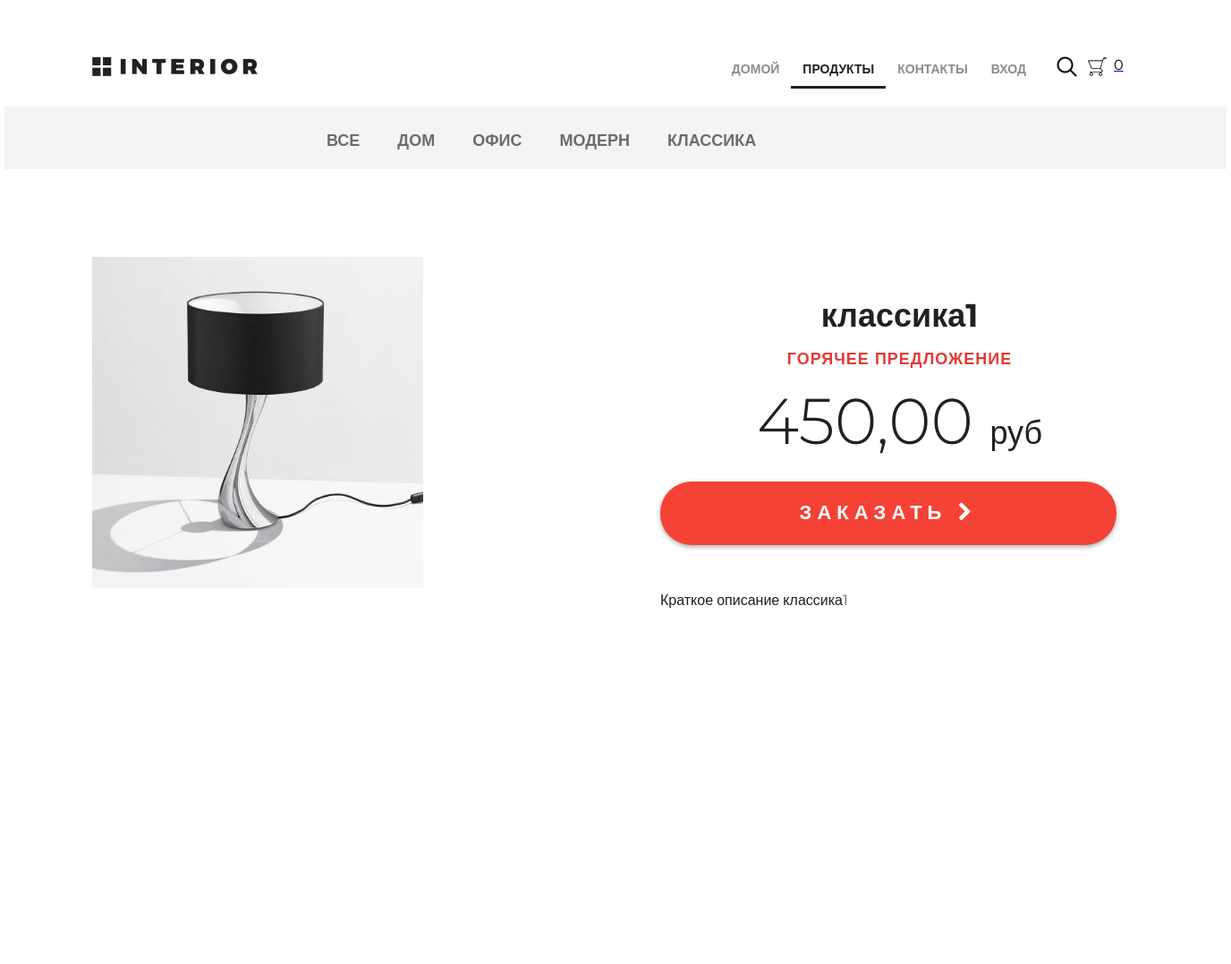
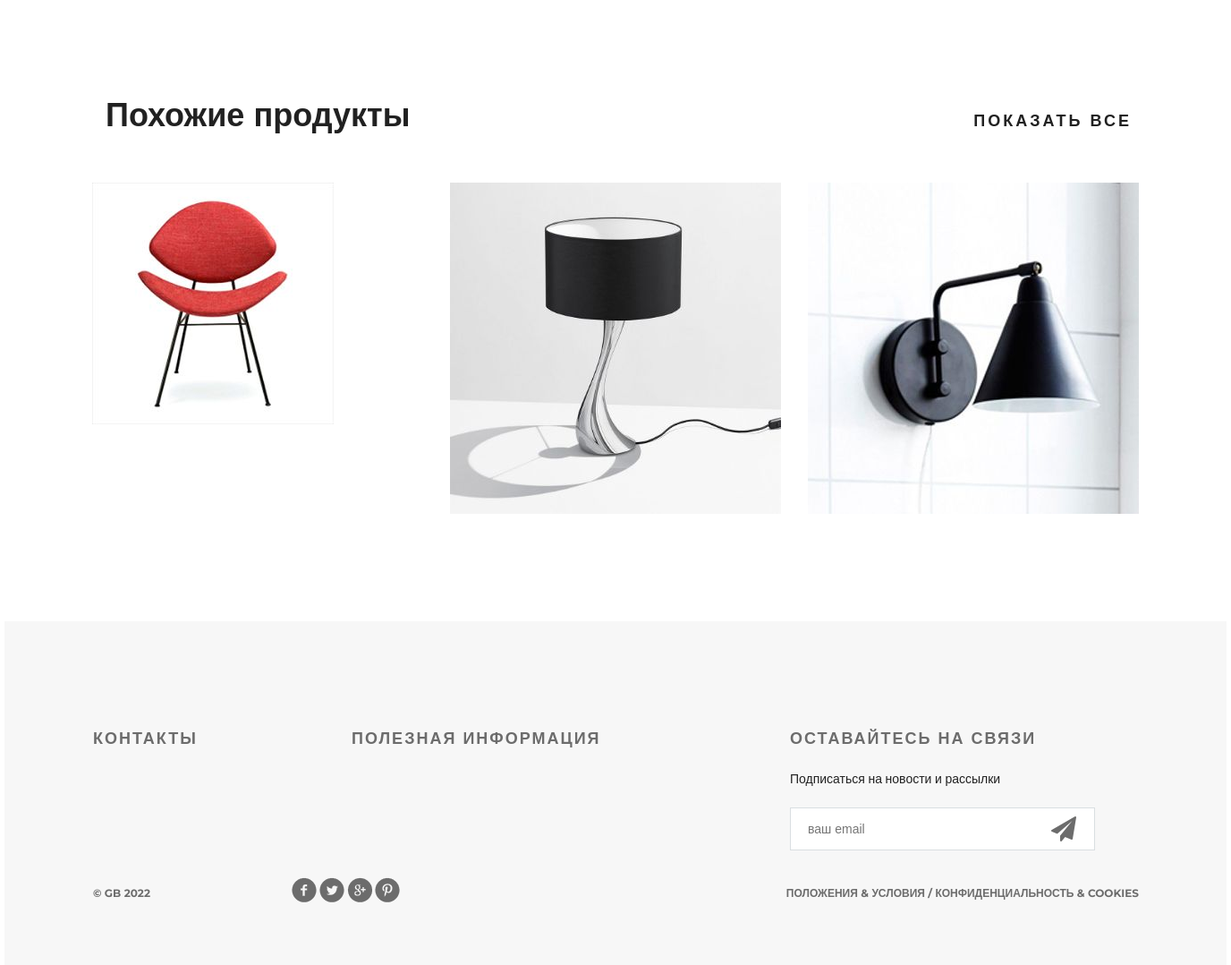
Screenshot of /products/ with the database file from the repository (2 pictures, top to bottom).
### mainapp/models.py (models this page shows, shortened)
class Category(models.Model):
    name = models.CharField(max_length=128, verbose_name="Название", unique=True)
    description = models.TextField(verbose_name="Описание")
    class Meta:
        verbose_name = "категория"
        verbose_name_plural = "категории"
        ordering = ('pk', )

class Product(models.Model):
    category = models.ForeignKey(Category, on_delete=models.CASCADE, verbose_name='Категория')
    name = models.CharField(max_length=128, verbose_name="Название")
    image = models.ImageField(upload_to='product', blank=True, null=True, verbose_name='Изображение')
    short_desc = models.CharField(max_length=70, verbose_name="Краткое описание")
    description = models.TextField(verbose_name="Описание")
    price = models.DecimalField(max_digits=8, decimal_places=2, verbose_name='Цена')
    quantity = models.PositiveSmallIntegerField(default=0, verbose_name='Количество')
    class Meta:
        verbose_name = "продукт"
        verbose_name_plural = "продукты"

### mainapp/views.py (the view, shortened to what this page needs)
# urls.py: path('products/', include('mainapp.urls', namespace='products')),
def products(request, pk=None):
    print(pk)
    links_menu = Category.objects.all()
    context = {
        'links_menu': links_menu,
        'basket': get_basket(request.user),
        'hot_product': Product.objects.all().order_by('?').first(),   # рандомная сортировка
        'same_products': Product.objects.all().order_by('?')[2:5]
    }
    return render(request, 'mainapp/products.html', context)

### mainapp/views.py (called while the page is built)
def get_basket(user):
    basket_list = 0
    if user.is_authenticated:
        basket_list = sum(list(Basket.objects.filter(user=user).values_list('quantity', flat=True)))
    return basket_list

### mainapp/templates/mainapp/products.html (shortened to what this page needs)
{% extends 'mainapp/base.html' %}
{% load static %}
{% block menu %}
		<div class="hero-white">
			<div class="header clearfix">
				{% include 'mainapp/includes/inc_main_menu.html' %}
			</div>
		</div>
{% endblock %}
{% block content %}
		<div class="details">
			<div class="links clearfix">
				{% include 'mainapp/includes/inc_products_menu.html' %}
			</div>
			<div class="details-products">
				<div class="details-slider">
					<div class="slider-product">
						<img src="/media/{{ hot_product.image }}">
					</div>
				</div>
				<div class="description">
					<h3 class="big-bold">{{ hot_product.name }}</h3>
					<h3 class="red">горячее предложение</h3>
					<p class="price"> {{ hot_product.price|floatformat:2 }} <span>руб</span></p>
					<a href="{% url 'basket:add' hot_product.pk %}" class="red-button">
						заказать <i class="fa fa-chevron-right" aria-hidden="true"></i>
					</a>
					<div class="description-text">
						<p>{{ hot_product.short_desc }}</p>
					</div>
				</div>
			</div>
			<div class="related">
				<div class="title clearfix">
					<h2>Похожие продукты</h2>
					<a class="explore" href="#">показать все <img src="img/arrow.png' %}" alt=""></a>
				</div>
				<div class="related-products clearfix">
					{% for product in same_products %}
					<div class="block">
						<a href="{% url 'basket:add' product.pk %}"><img src="{% /media/{{ product.image }}" alt="">
						</a>
					</div>
					{% endfor %}
				</div>
			</div>
		</div>
{% endblock %}

### mainapp/templates/mainapp/base.html (shortened to what this page needs)
{% load static %}
<!DOCTYPE html>
<html>
<head>
    {% block css %}
	    <link rel="stylesheet" type="text/css" href="{% static 'css/style.css' %}">
	    <link rel="stylesheet" href="{% static 'fonts/font-awesome/css/font-awesome.css' %}">
    {% endblock %}
</head>
<body>
	<div class="container">
        {% block menu %}
        {% endblock %}
        {% block content %}
        {% endblock %}
        <div class="clr"></div>
    </div>
    <div class="footer">
        <div class="clearfix">
            <div class="text-footer">
                <h3>контакты</h3>
            </div>
            <div class="text-footer">
                <h3>полезная информация</h3>
            </div>
            <div class="text-footer clearfix">
                <h3>Оставайтесь на связи</h3>
                <p>Подписаться на новости и рассылки</p>
                <form>
                    <input type="email" name="email" placeholder="ваш email">
                    <a href="#"><i class="fa fa-paper-plane fa-2x" aria-hidden="true"></i></a>
                </form>
            </div>
        </div>
        <p class="small">&copy; GB {% now 'Y' %}</p>
        <div class="social">
            <a href="#" class="social1"></a>
            <a href="#" class="social2"></a>
            <a href="#" class="social3"></a>
            <a href="#" class="social4"></a>
        </div>
        <p class="small">Положения &amp; Условия  /  Конфиденциальность &amp; Cookies</p>
    </div>
</body>
</html>

### mainapp/templates/mainapp/includes/inc_main_menu.html (shortened to what this page needs)
<a href="{% url 'index' %}" class="logo"></a>
<ul class="menu">
	<li><a href="{% url 'index' %}"  >домой</a></li>
	<li><a href="{% url 'products:products_hot_product' %}"{% if request.resolver_match.namespace == 'products' %}
		class="active" {% endif %}>продукты</a></li>
	<li><a href="{% url 'contact' %}">контакты</a></li>
	{% if user.is_authenticated %}
	<li><a href="{% url 'authapp:edit' %}">{{ user.first_name|default:"Пользователь" }}</a></li>
	<li><a href="{% url 'authapp:logout' %}">выход</a></li>
	{% else %}
	<li><a href="{% url 'authapp:login' %}">вход</a></li>
	{% endif %}
</ul>
<a href="#" class="search"></a>
<a href="{% url 'basket:list' %}" class="basket">
	<span style="display: block; margin-left: 30px; color: black">{{ basket }}</span>
</a>

### mainapp/templates/mainapp/includes/inc_products_menu.html (shortened to what this page needs)
<ul class="links-menu">
    <li>
        <a href="{% url 'products:product_list' 0 %}"  # адрес с именем product_list из пространства имен products, соответствующий
категории с номером 0
           {% if request.resolver_match.kwargs.pk == 0 %} class='active' {% endif %}>
        все
        </a>
    </li>
    {% for link_menu in links_menu %}
        <li>
            <a href="{% url 'products:product_list' link_menu.pk %}" >{{ link_menu.name }}</a>
        </li>
    {% endfor %}
</ul>

### rows the page displays
Category: name "ДОМ"
Category: name "ОФИС"
Category: name "МОДЕРН"
Category: name "КЛАССИКА"
Product: image (picture), name "классика1", price "450,00", short_desc "Краткое описание классика1"
Product: image (picture)
Product: image (picture)

### other values shown
{{ basket }} "0"
